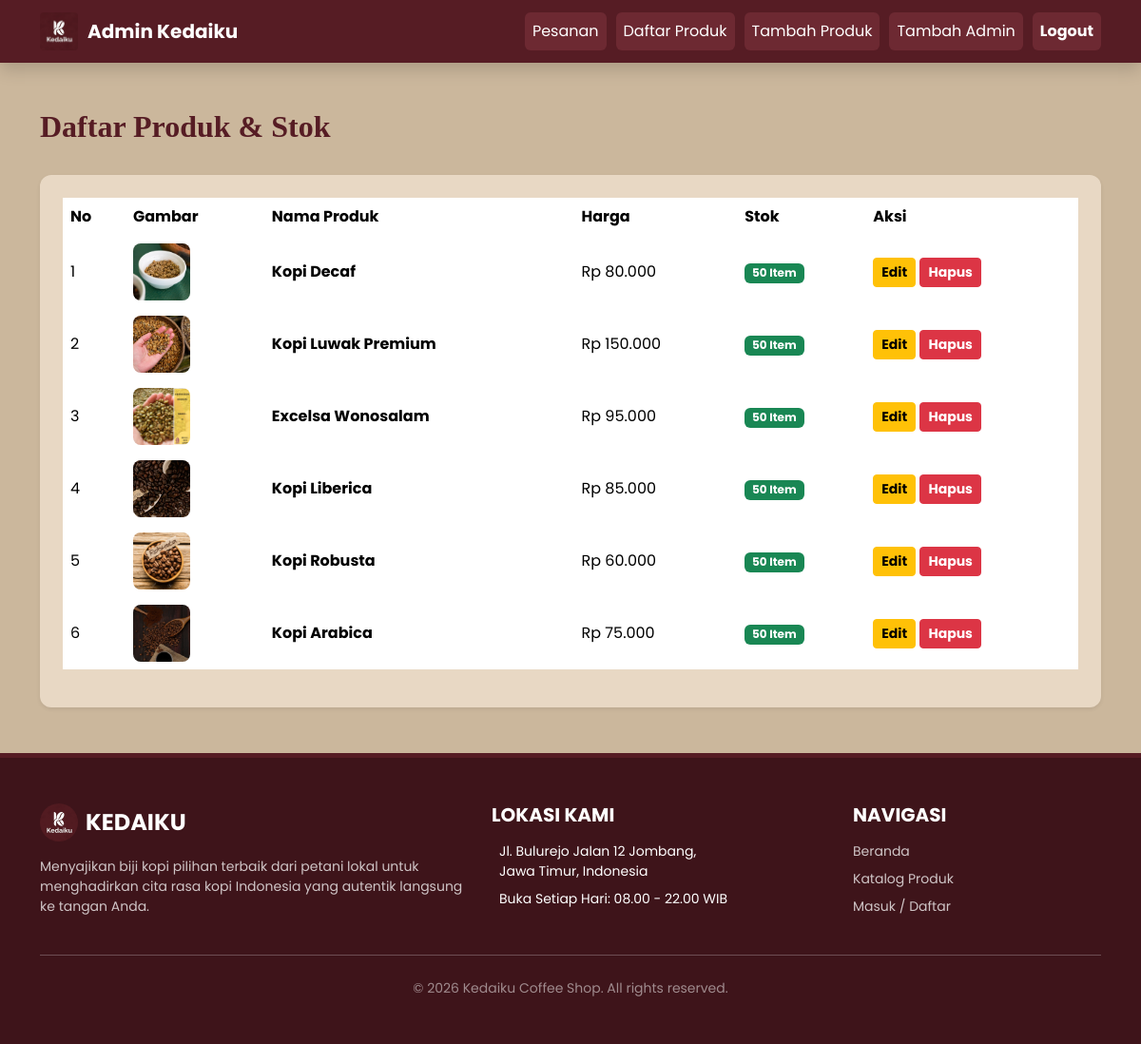
Screenshot of /kelola_produk.php (signed in) with the database file from the repository.
### tables this page shows
CREATE TABLE IF NOT EXISTS `produk` (
  `id` int NOT NULL AUTO_INCREMENT,
  `nama` varchar(100) DEFAULT NULL,
  `harga` int DEFAULT NULL,
  `gambar` varchar(200) DEFAULT NULL,
  `stok` int NOT NULL DEFAULT '0',
  PRIMARY KEY (`id`)
);

### kelola_produk.php (the view, shortened to what this page needs)
<?php
include 'koneksi.php';
?>
<!DOCTYPE html>
<html lang="id">
<head>
    <link rel="stylesheet" href="assets/css/style.css">
    <link rel="stylesheet" href="https://cdn.jsdelivr.net/npm/bootstrap@5.3.2/dist/css/bootstrap.min.css">
</head>
<body>
    <nav class="navbar navbar-expand-lg navbar-dark navbar-custom sticky-top shadow">
        <div class="container">
            <a class="navbar-brand fw-bold" href="admin.php">
                <img src="assets/gambar/Logo_Project.jpeg" alt="Logo Kedaiku">
                Admin Kedaiku
            </a>
            <div class="collapse navbar-collapse" id="navbarNav">
                <ul class="navbar-nav ms-auto">
                    <li class="nav-item"><a class="nav-link" href="admin.php">Pesanan</a></li>
                    <li class="nav-item"><a class="nav-link active" href="kelola_produk.php">Daftar Produk</a></li>
                    <li class="nav-item"><a class="nav-link" href="tambah_produk.php">Tambah Produk</a></li>
                    <li class="nav-item"><a class="nav-link" href="tambah_admin.php">Tambah Admin</a></li>
                    <li class="nav-item"><a class="nav-link text-warning fw-bold" href="logout.php">Logout</a></li>
                </ul>
            </div>
        </div>
    </nav>
    <div class="container my-5">
        <div class="d-flex justify-content-between align-items-center mb-4">
            <h2>Daftar Produk & Stok</h2>
        </div>
        <div class="card p-4 shadow-sm border-0">
            <div class="table-responsive">
                <table class="table table-hover align-middle">
                    <thead>
                        <tr>
                            <th>No</th>
                            <th>Gambar</th>
                            <th>Nama Produk</th>
                            <th>Harga</th>
                            <th>Stok</th>
                            <th>Aksi</th>
                        </tr>
                    </thead>
                    <tbody>
                        <?php
                        $no = 1;
                        $query = $koneksi->query("SELECT * FROM produk ORDER BY id DESC");
                        if ($query->num_rows > 0) {
                            while ($row = $query->fetch_assoc()) {
                        ?>
                                <tr>
                                    <td><?php echo $no++; ?></td>
                                    <td><img src="assets/gambar/<?php echo $row['gambar']; ?>" class="foto-produk"></td>
                                    <td class="fw-bold"><?php echo $row['nama']; ?></td>
                                    <td>Rp <?php echo number_format($row['harga'], 0, ',', '.'); ?></td>
                                    <td>
                                        <?php if (isset($row['stok']) && $row['stok'] > 0) { ?>
                                            <span class="badge bg-success"><?php echo $row['stok']; ?> Item</span>
                                        <?php } else { ?>
                                            <span class="badge bg-danger">Habis</span>
                                        <?php } ?>
                                    </td>
                                    <td>
                                        <a href="edit_produk.php?id=<?php echo $row['id']; ?>" class="btn btn-warning btn-sm fw-bold">Edit</a>
                                        <a href="kelola_produk.php?hapus=<?php echo $row['id']; ?>" class="btn btn-danger btn-sm fw-bold" onclick="return confirm('Yakin ingin menghapus kopi ini?');">Hapus</a>
                                    </td>
                                </tr>
                        <?php
                            }
                        } else {
                            echo "<tr><td colspan='6' class='text-center'>Belum ada produk. Silakan tambah produk baru.</td></tr>";
                        }
                        ?>
                    </tbody>
                </table>
            </div>
        </div>
    </div>
    <?php include 'layout/footer.php'; ?>
</body>
</html>

### assets/css/style.css (style rules this page uses)
body { font-family:'Poppins',sans-serif; background:#c7b7a3; }
.navbar-custom { background:#561c24; }
.navbar-nav .nav-link { background:#6d2932; color:white !important; padding:8px 16px; margin-left:10px; border-radius:6px; transition:0.3s; }
h1,h2,h3 { font-family:'Playfair Display', serif; color:#561c24; }

### kelola_produk.php (style rules this page uses)
body { background: #cbb79c; font-family: 'Poppins', sans-serif; }
.navbar-custom { background: #561c24; }
.navbar-brand { display: flex; align-items: center; gap: 10px; }
.navbar-brand img { height: 40px; width: auto; border-radius: 4px; }
.card { background: #e8d8c4; border-radius: 12px; }
.table { background: #e8d8c4; }
.table thead { background: #561c24; color: white; }
.table tbody tr { background: #f1e4d3; }
.table td, .table th { border: none; }
.foto-produk { width: 60px; height: 60px; object-fit: cover; border-radius: 8px; }
h2 { color: #561c24; font-weight: 600; }

### rows the page displays
produk: gambar (picture), nama "Kopi Decaf", harga "80.000", stok "50"
produk: gambar (picture), nama "Kopi Luwak Premium", harga "150.000", stok "50"
produk: gambar (picture), nama "Excelsa Wonosalam", harga "95.000", stok "50"
produk: gambar (picture), nama "Kopi Liberica", harga "85.000", stok "50"
produk: gambar (picture), nama "Kopi Robusta", harga "60.000", stok "50"
produk: gambar (picture), nama "Kopi Arabica", harga "75.000", stok "50"
